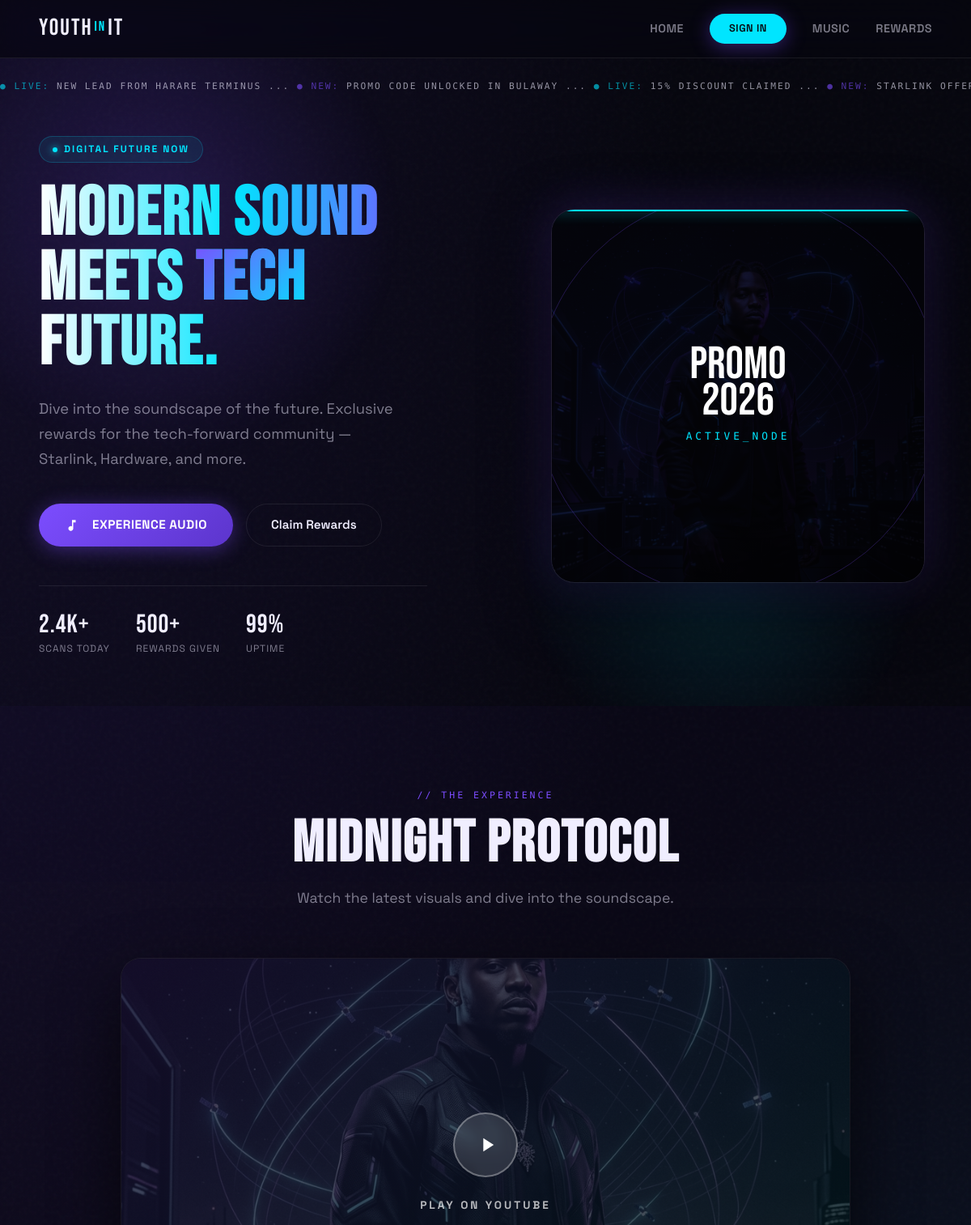
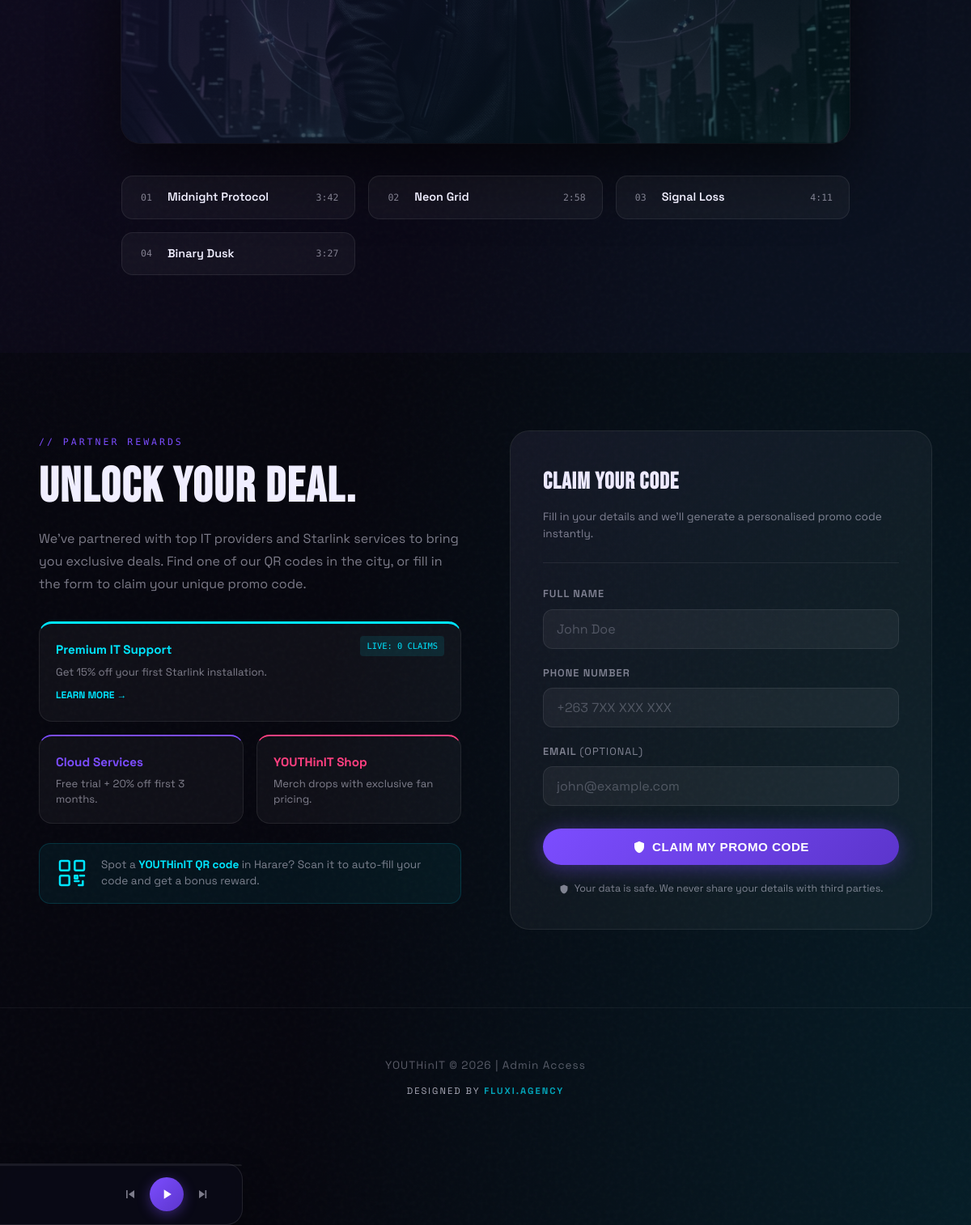
The page / on the database its author committed (2 pictures, top to bottom).
### campaign/models.py (models this page shows)
class MediaContent(models.Model):
    youtube_url = models.URLField(default="https://www.youtube.com/watch?v=dQw4w9WgXcQ")
    music_title = models.CharField(max_length=200, default="Midnight Protocol")
    it_ad_title = models.CharField(max_length=200, default="Premium IT Support")
    it_ad_desc = models.TextField(default="Get 15% off your first Starlink installation.")
    it_ad_link = models.URLField(default="https://example.com")
    featured_promo = models.ForeignKey(PromoCode, on_delete=models.SET_NULL, null=True, blank=True)
    updated_at = models.DateTimeField(auto_now=True)

### campaign/views.py (the view)
# urls.py: 2. Add a URL to urlpatterns:  path('', views.home, name='home')
def home(request):
    source = request.GET.get('src', 'web')
    media = MediaContent.objects.select_related('featured_promo').first()
    if not media:
        media = MediaContent.objects.create()
    tracks = MusicTrack.objects.all().order_by('-created_at')
    claim_count = Lead.objects.filter(unlocked_code=media.featured_promo).count() if media.featured_promo else 0
    current_location = CampaignLocation.objects.filter(slug=source).first()
    context = {
        'source': source,
        'media': media,
        'claim_count': claim_count,
        'current_location': current_location,
        'music_tracks': tracks,
    }
    return render(request, 'campaign/home.html', context)

### campaign/templates/campaign/home.html (shortened to what this page needs)
{% extends 'campaign/base.html' %}
{% load static %}
{% block content %}
<section class="hero">
    <div style="position: absolute; top: 20px; left: 0; width: 100%; overflow: hidden; white-space: nowrap; pointer-events: none; z-index: 10; opacity: 0.6;">
        <div style="display: inline-block; animation: ticker 30s linear infinite; font-family: var(--font-mono); font-size: 0.7rem; letter-spacing: 2px; text-transform: uppercase;">
            <span style="color: var(--secondary-color);">● LIVE:</span> NEW LEAD FROM HARARE TERMINUS ... <span style="color: var(--primary-color);">● NEW:</span> PROMO CODE UNLOCKED IN BULAWAY ... <span style="color: var(--secondary-color);">● LIVE:</span> 15% DISCOUNT CLAIMED ... <span style="color: var(--primary-color);">● NEW:</span> STARLINK OFFER REDEEMED ...
        </div>
    </div>
    <div class="container" style="display: contents;">
        <div class="hero-content animate-fade-in" style="padding: 0 clamp(16px,5vw,48px);">
            {% if current_location %}
            <div class="hero-eyebrow" style="background: rgba(124, 77, 255, 0.1); border-color: var(--primary-color); color: var(--primary-color);">
                Scanning from: {{ current_location.name }}
            </div>
            {% else %}
            <div class="hero-eyebrow">Digital Future Now</div>
            {% endif %}
            <h1>Modern Sound<br>Meets <span class="accent">Tech</span> Future.</h1>
            <p class="hero-desc">
                Dive into the soundscape of the future. Exclusive rewards for the tech-forward community — Starlink, Hardware, and more.
            </p>
            <div class="hero-actions">
                <a href="#listen" class="btn-primary">
                    <svg width="18" height="18" viewBox="0 0 24 24" fill="currentColor" style="margin-right: 8px;">
                        <path d="M12 3v10.55c-.59-.34-1.27-.55-2-.55-2.21 0-4 1.79-4 4s1.79 4 4 4 4-1.79 4-4V7h4V3h-6z" />
                    </svg>
                    Experience Audio
                </a>
                <a href="#campaign" class="btn-outline">Claim Rewards</a>
            </div>
            <div class="hero-stats">
                <div>
                    <div class="hero-stat-val">2.4k+</div>
                    <div class="hero-stat-label">Scans Today</div>
                </div>
                <div>
                    <div class="hero-stat-val">500+</div>
                    <div class="hero-stat-label">Rewards Given</div>
                </div>
                <div>
                    <div class="hero-stat-val">99%</div>
                    <div class="hero-stat-label">Uptime</div>
                </div>
            </div>
        </div>
        <div class="hero-visual animate-fade-in" style="animation-delay:0.2s; padding: 0 clamp(16px,5vw,48px);">
            <div class="album-frame" style="background: linear-gradient(135deg, #12122a, #06060e);">
                <img src="{% static 'images/album_cover.png' %}" alt="Album Cover" style="mix-blend-mode: overlay; opacity: 0.8;">
                <div style="position: absolute; inset: 0; display: flex; align-items: center; justify-content: center; flex-direction: column; text-align: center; padding: 20px;">
                    <div style="font-family: var(--font-display); font-size: 3.5rem; color: #FFF; line-height: 0.8; margin-bottom: 10px;">PROMO<br>2026</div>
                    <div style="font-family: var(--font-mono); font-size: 0.8rem; color: var(--secondary-color); letter-spacing: 4px;">ACTIVE_NODE</div>
                </div>
                <div class="album-ring"></div>
                <div style="position: absolute; top: 0; left: 0; width: 100%; height: 2px; background: var(--secondary-color); box-shadow: 0 0 15px var(--secondary-color); animation: scanLine 4s linear infinite; z-index: 5;"></div>
            </div>
        </div>
    </div>
</section>
<section id="listen" class="listen-section">
    <div class="container">
        <div class="section-header animate-fade-in">
            <div class="section-tag">// The Experience</div>
            <h2>{{ media.music_title }}</h2>
            <p>Watch the latest visuals and dive into the soundscape.</p>
        </div>
        <a href="{{ media.youtube_url }}" target="_blank" class="video-wrapper animate-fade-in" style="animation-delay:0.15s; display: block; text-decoration: none;">
            <div class="video-bg">
                <img src="{% static 'images/album_cover.png' %}" alt="">
            </div>
            <div class="video-overlay">
                <div class="play-circle">
                    <svg width="28" height="28" viewBox="0 0 24 24" fill="white">
                        <path d="M8 5v14l11-7z" />
                    </svg>
                </div>
                <span class="video-label">Play on YouTube</span>
            </div>
        </a>
        <div class="tracklist animate-fade-in" style="animation-delay:0.25s;">
            {% for track in tracks %}
            <div class="track-item">
                <span class="track-num">{{ forloop.counter }}</span>
                <span class="track-name">{{ track.name }}</span>
                <span class="track-dur">{{ track.duration }}</span>
            </div>
            {% empty %}
            <div class="track-item"><span class="track-num">01</span><span class="track-name">Midnight
                    Protocol</span><span class="track-dur">3:42</span></div>
            <div class="track-item"><span class="track-num">02</span><span class="track-name">Neon Grid</span><span
                    class="track-dur">2:58</span></div>
            <div class="track-item"><span class="track-num">03</span><span class="track-name">Signal Loss</span><span
                    class="track-dur">4:11</span></div>
            <div class="track-item"><span class="track-num">04</span><span class="track-name">Binary Dusk</span><span
                    class="track-dur">3:27</span></div>
            {% endfor %}
        </div>
    </div>
</section>
<section id="campaign" class="campaign-section">
    <div class="container">
        <div class="campaign-grid">
            <div class="campaign-left animate-fade-in">
                <div class="section-tag">// Partner Rewards</div>
                <h2>Unlock Your Deal.</h2>
                <p>
                    We've partnered with top IT providers and Starlink services to bring you exclusive deals. Find one
                    of our QR codes in the city, or fill in the form to claim your unique promo code.
                </p>
                <div class="partner-cards">
                    <div class="partner-card" style="grid-column: span 2; border-top: 3px solid var(--secondary-color); position: relative;">
                        <div style="position: absolute; top: 15px; right: 20px; font-size: 0.65rem; font-family: var(--font-mono); background: rgba(0,229,255,0.1); padding: 4px 8px; border-radius: 4px; color: var(--secondary-color);">
                            LIVE: {{ claim_count }} CLAIMS
                        </div>
                        <h4>{{ media.it_ad_title }}</h4>
                        <p>{{ media.it_ad_desc }}</p>
                        <a href="{{ media.it_ad_link }}" target="_blank" style="display: inline-block; margin-top: 10px; font-size: 0.75rem; color: var(--secondary-color); font-weight: 700; text-decoration: none;">LEARN MORE →</a>
                    </div>
                    <div class="partner-card">
                        <h4>Cloud Services</h4>
                        <p>Free trial + 20% off first 3 months.</p>
                    </div>
                    <div class="partner-card">
                        <h4>YOUTHinIT Shop</h4>
                        <p>Merch drops with exclusive fan pricing.</p>
                    </div>
                </div>
                <div class="qr-hint">
                    <p>Spot a <strong>YOUTHinIT QR code</strong> in Harare? Scan it to auto-fill your code and get a
                        bonus reward.</p>
                </div>
            </div>
            <div class="animate-fade-in" style="animation-delay:0.15s;">
                <div class="glass-card form-card">
                    <h3>Claim Your Code</h3>
                    <p class="form-subtitle">Fill in your details and we'll generate a personalised promo code
                        instantly.</p>
                    <form action="{% url 'claim_reward' %}" method="POST" novalidate>
                        <div class="form-group">
                            <label for="name">Full Name</label>
                            <input type="text" id="name" name="full_name" placeholder="John Doe" required
                                autocomplete="name">
                        </div>
                        <div class="form-group">
                            <label for="phone">Phone Number</label>
                            <input type="tel" id="phone" name="phone" placeholder="+263 7XX XXX XXX" required
                                autocomplete="tel">
                        </div>
                        <div class="form-group">
                            <label for="email">Email <span
                                    style="color:var(--text-muted);font-weight:400;">(Optional)</span></label>
                            <input type="email" id="email" name="email" placeholder="john@example.com"
                                autocomplete="email">
                        </div>
                        <button type="submit" class="btn-primary">
                            <svg width="16" height="16" viewBox="0 0 24 24" fill="currentColor">
                                <path d="M12 1L3 5v6c0 5.55 3.84 10.74 9 12 5.16-1.26 9-6.45 9-12V5l-9-4z" />
                            </svg>
                            Claim My Promo Code
                        </button>
                    </form>
                    <p class="form-footer">
                        <svg width="12" height="12" viewBox="0 0 24 24" fill="currentColor">
                            <path d="M12 1L3 5v6c0 5.55 3.84 10.74 9 12 5.16-1.26 9-6.45 9-12V5l-9-4z" />
                        </svg>
                        Your data is safe. We never share your details with third parties.
                    </p>
                </div>
            </div>
        </div>
    </div>
</section>
{% endblock %}

### static/css/styles.css (style rules this page uses)
:root { --bg-color: #0a0a0c; --card-bg: rgba(255, 255, 255, 0.05); --primary-color: #7c4dff; --secondary-color: #00e5ff; --accent-color: #ff4081; --text-main: #ffffff; --text-muted: #a0a0a0; --glass-border: rgba(255, 255, 255, 0.1); --font-main: 'Outfit', sans-serif; }
* { margin: 0; padding: 0; box-sizing: border-box; }
body { background-color: var(--bg-color); background-image: radial-gradient(at 0% 0%, rgba(124, 77, 255, 0.1) 0px, transparent 50%), radial-gradient(at 100% 100%, rgba(0, 229, 255, 0.1) 0px, transparent 50%); color: var(--text-main); font-family: var(--font-main); line-height: 1.6; overflow-x: hidden; min-height: 100vh; }
.glass-card { background: var(--card-bg); backdrop-filter: blur(12px); -webkit-backdrop-filter: blur(12px); border: 1px solid var(--glass-border); border-radius: 24px; padding: 2.5rem; transition: all 0.4s cubic-bezier(0.175, 0.885, 0.32, 1.275); position: relative; overflow: hidden; }
.glass-card::before { content: ''; position: absolute; top: 0; left: 0; width: 100%; height: 100%; background: linear-gradient(135deg, rgba(255,255,255,0.1) 0%, transparent 100%); pointer-events: none; }
.btn-primary { background: linear-gradient(135deg, var(--primary-color), var(--secondary-color)); color: white; padding: 16px 40px; border-radius: 50px; border: none; font-weight: 700; font-size: 1rem; letter-spacing: 1px; text-transform: uppercase; cursor: pointer; text-decoration: none; display: inline-block; transition: all 0.3s ease; box-shadow: 0 10px 20px rgba(124, 77, 255, 0.3); }
.container { max-width: 1200px; margin: 0 auto; padding: 0 20px; }
.animate-fade-in { animation: fadeInUp 0.8s ease forwards; }
section { padding: 80px 0; }
.hero { height: 100vh; display: flex; align-items: center; position: relative; overflow: hidden; }
.hero-content { z-index: 2; max-width: 600px; }
.hero h1 { font-size: 4.5rem; font-weight: 800; letter-spacing: -2px; line-height: 1; margin-bottom: 2rem; background: linear-gradient(to right, #fff, var(--secondary-color), var(--primary-color)); -webkit-background-clip: text; -webkit-text-fill-color: transparent; }
.form-group { margin-bottom: 1.5rem; }
label { display: block; margin-bottom: 0.5rem; color: var(--text-muted); }
input { width: 100%; background: rgba(255,255,255,0.05); border: 1px solid var(--glass-border); padding: 12px 20px; border-radius: 12px; color: white; outline: none; transition: border-color 0.3s ease; }

### rows shown on the page
MediaContent: music_title "Midnight Protocol", it_ad_title "Premium IT Support", it_ad_desc "Get 15% off your first Starlink installation."

### other values the page prints
{{ claim_count }} "0"
